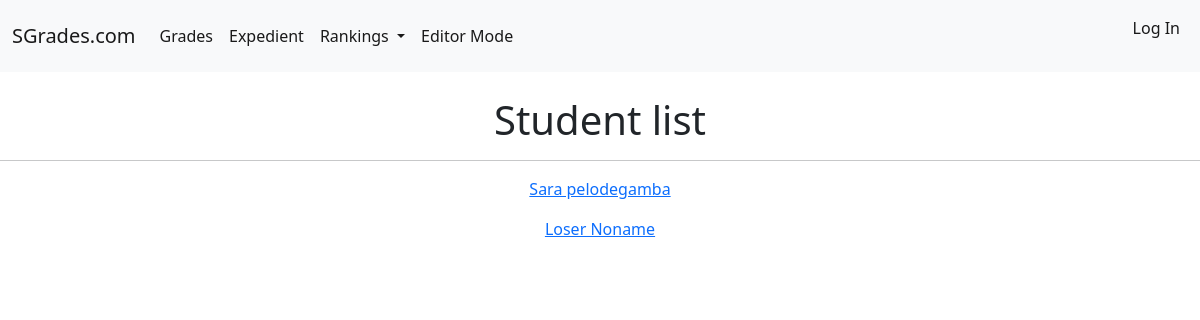
The page /editormode/student_list/ on the database as committed earlier.
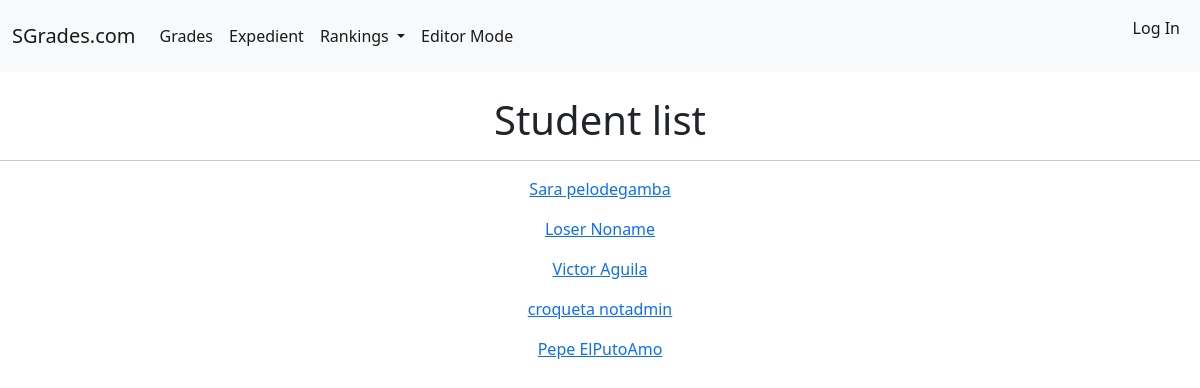
The same page on the database as committed later.
### SGrades/models.py (models this page shows, shortened)
class Student(models.Model):
    COURSES = (
        ('3', 'Tercer curso'),
    )
    Student_Nif = models.CharField(primary_key=True, max_length=10)
    Name = models.CharField(max_length=20)
    Surname = models.CharField(max_length=50)
    Expedient = models.FloatField(blank=True, default=0, editable=False)
    Ranking = models.IntegerField(editable=False, default=0)
    Course = models.CharField(choices=COURSES, max_length=1)
    def __str__(self):
        return f'{self.Name} {self.Surname}'

### SGrades/views.py (the view)
# urls.py: path('editormode/student_list/', StudentListView, name='student_list'),
def StudentListView(request):
    return render(request, 'student_list.html', {'Student_list': Student.objects.all()})

### templates/student_list.html (shortened to what this page needs)
{% extends 'base.html' %}
{% block content %}
        <h1 style="text-align:center">
            Student list
        </h1>
    <hr>
    {% for student in Student_list %}
        <p style="text-align:center">
            <a href="{% url 'student_detail' student.pk %}">
                {{student}}
            </a>
        </p>
    {% endfor %}
{% endblock %}

Rows that differ between the two databases and show on the page:
added Student: Name+Surname "Victor Aguila"
added Student: Name+Surname "croqueta notadmin"
added Student: Name+Surname "Pepe ElPutoAmo"
